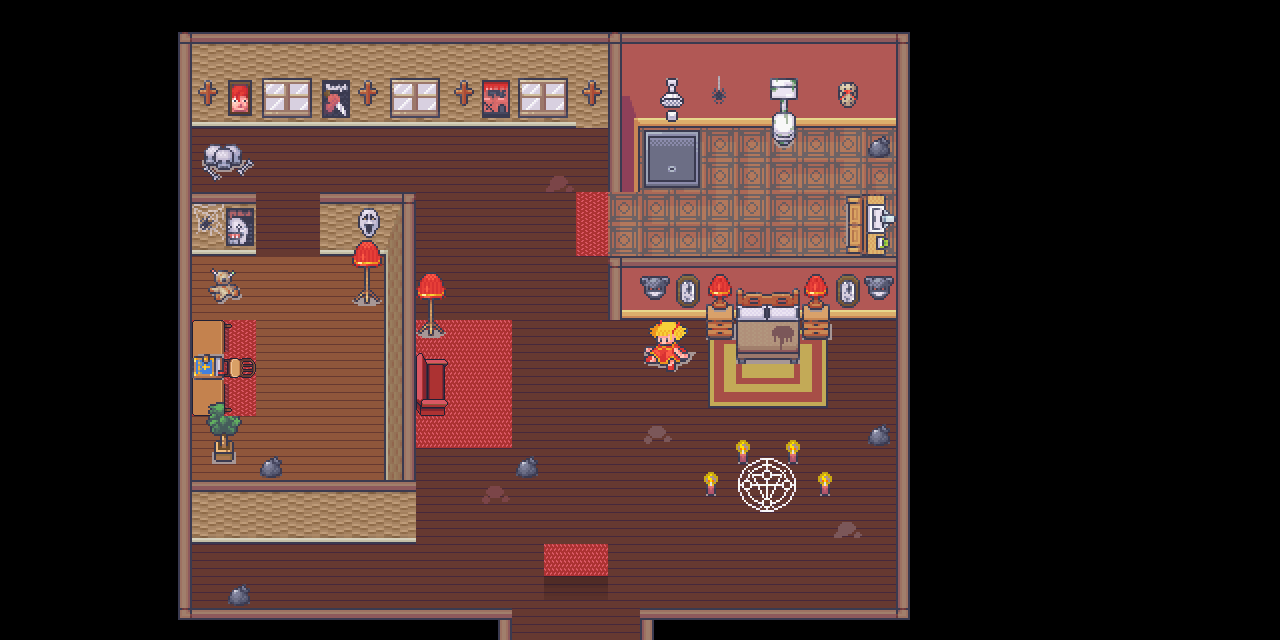

A level layout from a 2D game, rendered from its tile map. Below: a short description, then the map file with tile-grid data replaced by summaries:
An orthogonal 40x20 tile map with 32x32 px tiles, 6 tile layers (groundlayer, carpets, walllayer, walllayer2, ...), 13 tilesets and 1 object (start).

<map version="1.9" tiledversion="1.9.2" orientation="orthogonal" renderorder="right-down" width="40" height="20" tilewidth="32" tileheight="32" infinite="0" nextlayerid="8" nextobjectid="3">
 <editorsettings>
  <export target="mygame3.tmj" format="json" />
 </editorsettings>
 <tileset firstgid="1" name="1_Generic_32x32" tilewidth="32" tileheight="32" tilecount="1248" columns="16">
  <image source="1_Generic_32x32.png" width="512" height="2496" />
 </tileset>
 <tileset firstgid="1249" name="2_LivingRoom_32x32" tilewidth="32" tileheight="32" tilecount="720" columns="16">
  <image source="2_LivingRoom_32x32.png" width="512" height="1440" />
 </tileset>
 <tileset firstgid="1969" name="3_Bathroom_32x32" tilewidth="32" tileheight="32" tilecount="896" columns="16">
  <image source="3_Bathroom_32x32.png" width="512" height="1792" />
 </tileset>
 <tileset firstgid="2865" name="4_Bedroom_32x32" tilewidth="32" tileheight="32" tilecount="1712" columns="16">
  <image source="4_Bedroom_32x32.png" width="512" height="3424" />
 </tileset>
 <tileset firstgid="4577" name="11_Halloween_32x32" tilewidth="32" tileheight="32" tilecount="976" columns="16">
  <image source="11_Halloween_32x32.png" width="512" height="1952" />
 </tileset>
 <tileset firstgid="5553" name="Carpet" tilewidth="32" tileheight="32" tilecount="960" columns="60">
  <image source="Carpet.png" width="1920" height="512" />
 </tileset>
 <tileset firstgid="6513" name="Wood" tilewidth="32" tileheight="32" tilecount="8640" columns="180">
  <image source="Wood.png" width="5760" height="1536" />
 </tileset>
 <tileset firstgid="15153" name="Room_Builder_32x32" tilewidth="32" tileheight="32" tilecount="8284" columns="76">
  <image source="Room_Builder_32x32.png" width="2432" height="3488" />
 </tileset>
 <tileset firstgid="23437" name="gather_tables_2.1" tilewidth="32" tileheight="32" tilecount="9000" columns="90">
  <image source="gather_tables_2.1.png" width="2880" height="3200" />
 </tileset>
 <tileset firstgid="32437" name="gather_chairs_1.3" tilewidth="32" tileheight="32" tilecount="800" columns="25">
  <image source="gather_chairs_1.3.png" width="800" height="1024" />
 </tileset>
 <tileset firstgid="33237" name="farming_fishing" tilewidth="32" tileheight="32" tilecount="400" columns="20">
  <image source="farming_fishing.png" width="640" height="640" />
 </tileset>
 <tileset firstgid="33637" name="14_Basement_32x32" tilewidth="32" tileheight="32" tilecount="800" columns="16">
  <image source="14_Basement_32x32.png" width="512" height="1600" />
 </tileset>
 <tileset firstgid="34437" name="defimon1" tilewidth="32" tileheight="32" tilecount="10176" columns="96">
  <image source="defimon1.png" width="3072" height="3392" />
 </tileset>
 <layer id="1" name="groundlayer" width="40" height="20">
  <data>[800 cells, 335 non-empty, 10 distinct tile ids]</data>
 </layer>
 <layer id="7" name="carpets" width="40" height="20">
  <data>[800 cells, 38 non-empty, 13 distinct tile ids]</data>
 </layer>
 <layer id="2" name="walllayer" width="40" height="20">
  <data>[800 cells, 184 non-empty, 27 distinct tile ids]</data>
 </layer>
 <layer id="3" name="walllayer2" width="40" height="20">
  <data>[800 cells, 197 non-empty, 17 distinct tile ids]</data>
 </layer>
 <layer id="4" name="itemlayer" width="40" height="20">
  <data>[800 cells, 170 non-empty, 100 distinct tile ids]</data>
 </layer>
 <layer id="5" name="itemlayer2" width="40" height="20">
  <data>[800 cells, 42 non-empty, 30 distinct tile ids]</data>
 </layer>
 <objectgroup id="6" name="objectLayer">
  <object id="1" name="start" x="576.172" y="562.913">
   <point />
  </object>
 </objectgroup>
</map>
